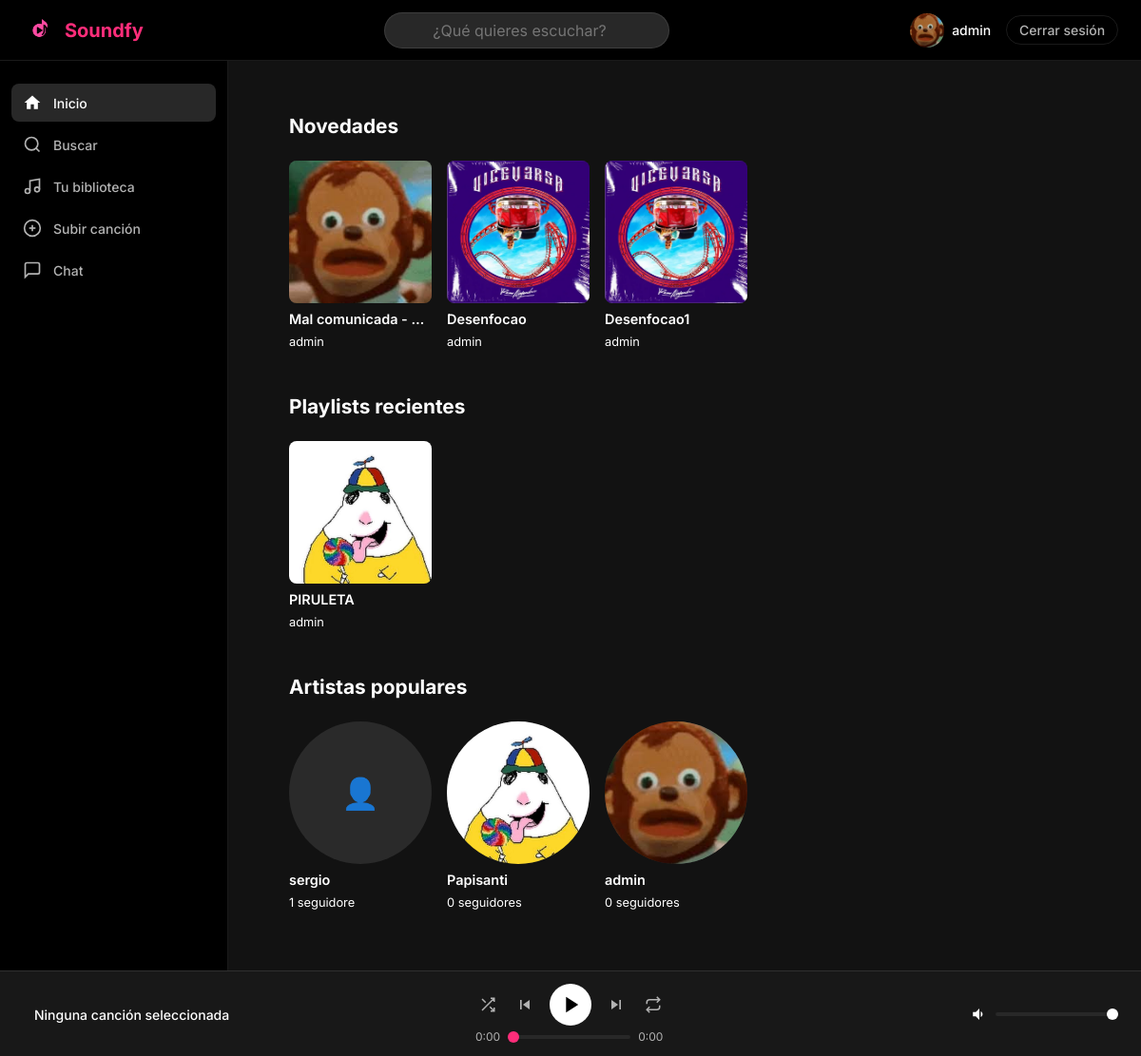
The app's page / (signed in), older data.
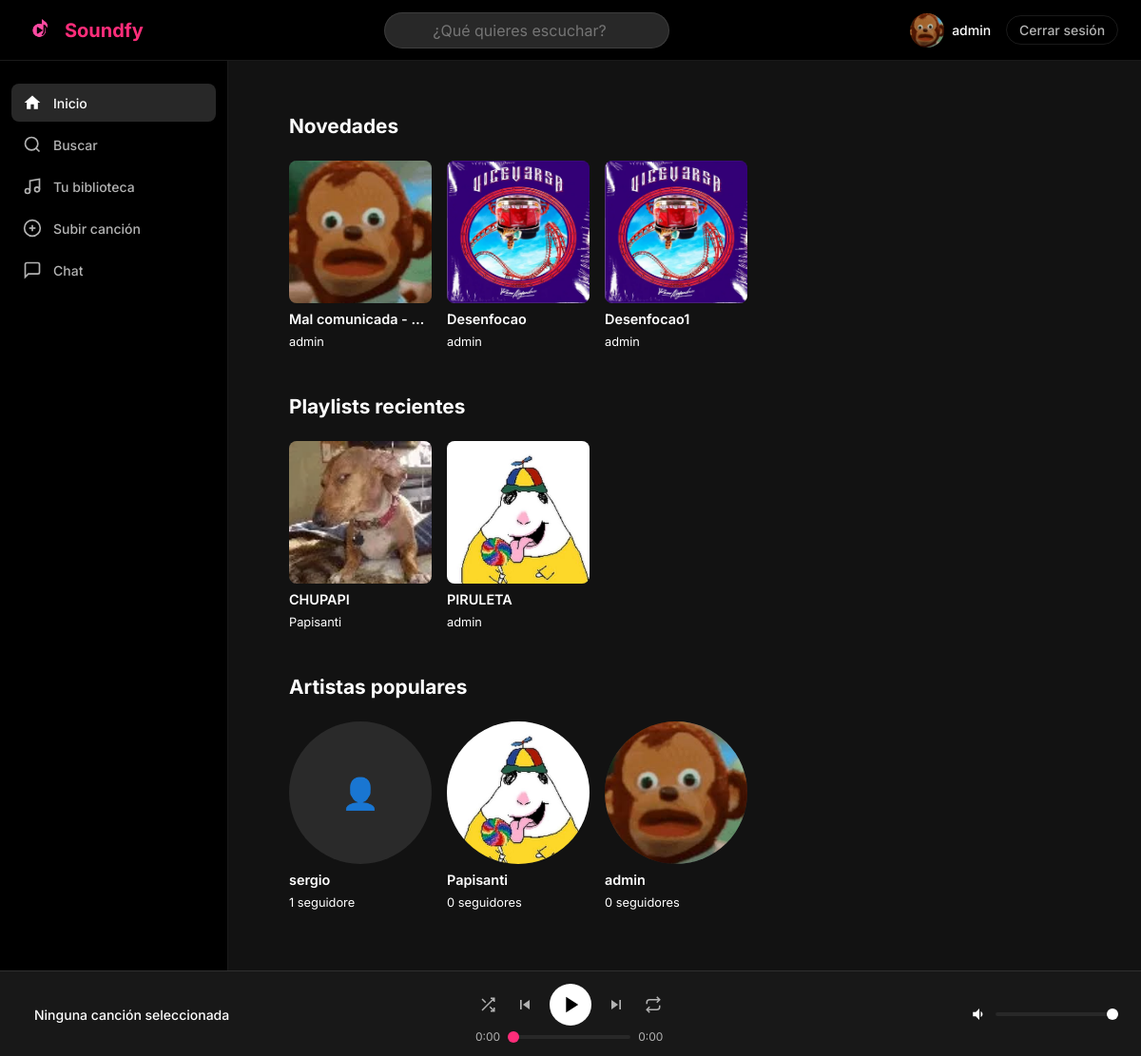
The same page, newer data.
### music/models.py (models this page shows, shortened)
class Cancion(models.Model):
    titulo = models.CharField(max_length=200)
    artista = models.ForeignKey(
        Usuario,
        on_delete=models.CASCADE,
        related_name='canciones'
    )
    album = models.ForeignKey(
        Album,
        on_delete=models.SET_NULL,
        null=True,
        blank=True,
        related_name='canciones'
    )
    genero = models.ForeignKey(
        Genero,
        on_delete=models.SET_NULL,
        null=True,
        blank=True
    )
    archivo_audio = models.FileField(upload_to='canciones/')
    portada = models.ImageField(upload_to='portadas_canciones/', null=True, blank=True)
    duracion = models.PositiveIntegerField(help_text='Duración en segundos', default=0)
    reproducciones = models.PositiveIntegerField(default=0)
    fecha_subida = models.DateTimeField(auto_now_add=True)
    es_publica = models.BooleanField(default=True)
    class Meta:
        verbose_name = 'Canción'
        verbose_name_plural = 'Canciones'
        ordering = ['-fecha_subida']

class Playlist(models.Model):
    nombre = models.CharField(max_length=200)
    descripcion = models.TextField(blank=True)
    propietario = models.ForeignKey(
        Usuario,
        on_delete=models.CASCADE,
        related_name='playlists'
    )
    canciones = models.ManyToManyField(
        Cancion,
        through='PlaylistCancion',
        blank=True
    )
    portada = models.ImageField(upload_to='portadas_playlists/', null=True, blank=True)
    es_publica = models.BooleanField(default=True)
    creada_en = models.DateTimeField(auto_now_add=True)
    class Meta:
        verbose_name = 'Playlist'
        verbose_name_plural = 'Playlists'

### users/models.py (models this page shows, shortened)
class Usuario(AbstractUser):
    foto_perfil = models.ImageField(
        upload_to='fotos_perfil/',
        null=True,
        blank=True
    )
    biografia = models.TextField(max_length=500, blank=True)
    fecha_nacimiento = models.DateField(null=True, blank=True)
    es_artista = models.BooleanField(default=False)
    seguidores = models.ManyToManyField(
        'self',
        symmetrical=False,
        related_name='siguiendo',
        blank=True
    )
    class Meta:
        verbose_name = 'Usuario'
        verbose_name_plural = 'Usuarios'

### music/views.py (the view)
# urls.py: path('', views.vista_inicio, name='inicio'),
@login_required
def vista_inicio(request):
    canciones_recientes = Cancion.objects.filter(
        es_publica=True
    ).select_related('artista').order_by('-fecha_subida')[:10]
    playlists_recientes = Playlist.objects.filter(
        es_publica=True
    ).select_related('propietario').order_by('-creada_en')[:10]
    from django.db.models import Count
    usuarios_populares = Usuario.objects.annotate(
        num_seguidores=Count('seguidores')
    ).order_by('-num_seguidores')[:10]
    return render(request, 'music/inicio.html', {
        'canciones_recientes': canciones_recientes,
        'playlists_recientes': playlists_recientes,
        'usuarios_populares': usuarios_populares,
    })

### soundfy/context_processors.py (called while the page is built)
def google_analytics(request):
    return {
        'GA_MEASUREMENT_ID': settings.GA_MEASUREMENT_ID
    }

### templates/music/inicio.html (shortened to what this page needs)
{% extends 'base.html' %}
{% block contenido %}
<div class="inicio-wrapper">
    <section class="seccion-inicio">
        <h2 class="seccion-titulo">Novedades</h2>
        <div class="cards-fila">
            {% for cancion in canciones_recientes %}
            <a href="{% url 'detalle_cancion' cancion.pk %}" class="card-cancion">
                <div class="card-portada">
                    {% if cancion.portada %}
                        <img src="{{ cancion.portada.url }}" alt="{{ cancion.titulo }}">
                    {% else %}
                        <div class="card-portada-placeholder">♪</div>
                    {% endif %}
                </div>
                <p class="card-titulo">{{ cancion.titulo }}</p>
                <p class="card-subtitulo">{{ cancion.artista.username }}</p>
            </a>
            {% empty %}
            <p class="vacio-msg">Aún no hay canciones. ¡Sube la primera!</p>
            {% endfor %}
        </div>
    </section>
    <section class="seccion-inicio">
        <h2 class="seccion-titulo">Playlists recientes</h2>
        <div class="cards-fila">
            {% for playlist in playlists_recientes %}
            <a href="{% url 'detalle_playlist' playlist.pk %}" class="card-cancion">
                <div class="card-portada">
                    {% if playlist.portada %}
                        <img src="{{ playlist.portada.url }}" alt="{{ playlist.nombre }}">
                    {% else %}
                        <div class="card-portada-placeholder">≡</div>
                    {% endif %}
                </div>
                <p class="card-titulo">{{ playlist.nombre }}</p>
                <p class="card-subtitulo">{{ playlist.propietario.username }}</p>
            </a>
            {% empty %}
            <p class="vacio-msg">Aún no hay playlists públicas.</p>
            {% endfor %}
        </div>
    </section>
    <section class="seccion-inicio">
        <h2 class="seccion-titulo">Artistas populares</h2>
        <div class="cards-fila">
            {% for usuario in usuarios_populares %}
            <a href="{% url 'perfil' usuario.username %}" class="card-cancion card-artista">
                <div class="card-portada card-portada-redonda">
                    {% if usuario.foto_perfil %}
                        <img src="{{ usuario.foto_perfil.url }}" alt="{{ usuario.username }}">
                    {% else %}
                        <div class="card-portada-placeholder">👤</div>
                    {% endif %}
                </div>
                <p class="card-titulo">{{ usuario.username }}</p>
                <p class="card-subtitulo">{{ usuario.num_seguidores }} seguidore{{ usuario.num_seguidores|pluralize:",s" }}</p>
            </a>
            {% empty %}
            <p class="vacio-msg">No hay usuarios aún.</p>
            {% endfor %}
        </div>
    </section>
</div>
{% endblock %}

### templates/partials/navbar.html (shortened to what this page needs)
{% load static %}
<nav class="navbar">
    {% load static %}
    <div class="navbar-logo">
        <a href="{% url 'inicio' %}">
            <img src="{% static 'img/logo.png' %}" alt="Soundfy" height="36">
            <span>Soundfy</span>
        </a>
    </div>
    <div class="navbar-busqueda">
        <div class="barra-busqueda-wrapper" style="position: relative;">
            <input
                type="search"
                id="buscador-global"
                class="barra-busqueda"
                placeholder="¿Qué quieres escuchar?"
                autocomplete="off"
            >
        </div>
    </div>
    <div class="navbar-usuario">
        <a href="{% url 'perfil' username=user.username %}">
            {% if user.foto_perfil %}
                <img src="{{ user.foto_perfil.url }}" alt="{{ user.username }}" class="avatar-pequeño">
            {% else %}
                <div class="avatar-pequeño avatar-placeholder">{{ user.username|first|upper }}</div>
            {% endif %}
            <span>{{ user.username }}</span>
        </a>
        <a href="{% url 'logout' %}" class="btn-logout">Cerrar sesión</a>
    </div>
</nav>

Row changes from the older to the newer data that the page shows:
added Playlist: portada (picture), nombre "CHUPAPI", propietario.username "Papisanti"
